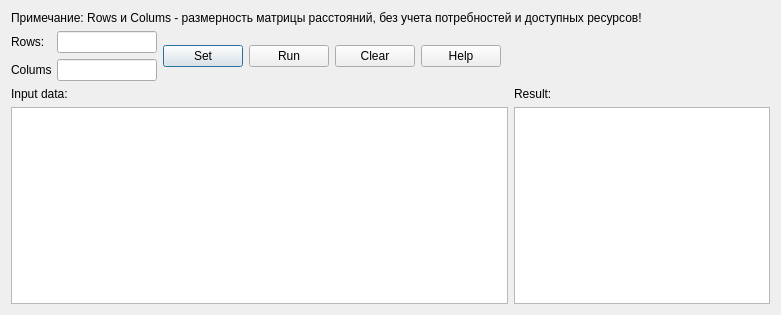
<?xml version="1.0" encoding="UTF-8"?>
<ui version="4.0">
 <class>Dialog</class>
 <widget class="QDialog" name="Dialog">
  <property name="geometry">
   <rect>
    <x>0</x>
    <y>0</y>
    <width>781</width>
    <height>315</height>
   </rect>
  </property>
  <property name="windowTitle">
   <string>Dialog</string>
  </property>
  <layout class="QVBoxLayout" name="verticalLayout_4">
   <item>
    <layout class="QVBoxLayout" name="verticalLayout_3">
     <item>
      <widget class="QLabel" name="label_5">
       <property name="text">
        <string>Примечание: Rows и Colums - размерность матрицы расстояний, без учета потребностей и доступных ресурсов!</string>
       </property>
      </widget>
     </item>
     <item>
      <layout class="QFormLayout" name="formLayout">
       <item row="0" column="0">
        <layout class="QHBoxLayout" name="horizontalLayout_3">
         <item>
          <layout class="QVBoxLayout" name="verticalLayout">
           <item>
            <layout class="QHBoxLayout" name="horizontalLayout">
             <property name="sizeConstraint">
              <enum>QLayout::SetDefaultConstraint</enum>
             </property>
             <item>
              <widget class="QLabel" name="label">
               <property name="maximumSize">
                <size>
                 <width>40</width>
                 <height>16777215</height>
                </size>
               </property>
               <property name="text">
                <string>Rows:</string>
               </property>
              </widget>
             </item>
             <item>
              <widget class="QLineEdit" name="lineEdit">
               <property name="maximumSize">
                <size>
                 <width>100</width>
                 <height>16777215</height>
                </size>
               </property>
               <property name="alignment">
                <set>Qt::AlignRight|Qt::AlignTrailing|Qt::AlignVCenter</set>
               </property>
              </widget>
             </item>
            </layout>
           </item>
           <item>
            <layout class="QHBoxLayout" name="horizontalLayout_2">
             <item>
              <widget class="QLabel" name="label_2">
               <property name="maximumSize">
                <size>
                 <width>40</width>
                 <height>16777215</height>
                </size>
               </property>
               <property name="text">
                <string>Colums:</string>
               </property>
              </widget>
             </item>
             <item>
              <widget class="QLineEdit" name="lineEdit_2">
               <property name="maximumSize">
                <size>
                 <width>100</width>
                 <height>16777215</height>
                </size>
               </property>
               <property name="alignment">
                <set>Qt::AlignRight|Qt::AlignTrailing|Qt::AlignVCenter</set>
               </property>
              </widget>
             </item>
            </layout>
           </item>
          </layout>
         </item>
         <item>
          <widget class="QPushButton" name="pushButton">
           <property name="text">
            <string>Set</string>
           </property>
          </widget>
         </item>
         <item>
          <widget class="QPushButton" name="pushButton_2">
           <property name="text">
            <string>Run</string>
           </property>
          </widget>
         </item>
         <item>
          <widget class="QPushButton" name="pushButton_3">
           <property name="text">
            <string>Clear</string>
           </property>
          </widget>
         </item>
         <item>
          <widget class="QPushButton" name="pushButton_4">
           <property name="text">
            <string>Help</string>
           </property>
          </widget>
         </item>
        </layout>
       </item>
       <item row="1" column="0">
        <widget class="QLabel" name="label_4">
         <property name="text">
          <string>Input data:</string>
         </property>
        </widget>
       </item>
       <item row="1" column="1">
        <widget class="QLabel" name="label_3">
         <property name="text">
          <string>Result:</string>
         </property>
        </widget>
       </item>
       <item row="2" column="0">
        <widget class="QTableView" name="tableView">
         <property name="minimumSize">
          <size>
           <width>497</width>
           <height>0</height>
          </size>
         </property>
        </widget>
       </item>
       <item row="2" column="1">
        <widget class="QTextBrowser" name="textBrowser">
         <property name="minimumSize">
          <size>
           <width>205</width>
           <height>0</height>
          </size>
         </property>
         <property name="maximumSize">
          <size>
           <width>500</width>
           <height>16777215</height>
          </size>
         </property>
        </widget>
       </item>
      </layout>
     </item>
    </layout>
   </item>
  </layout>
 </widget>
 <layoutdefault spacing="6" margin="11"/>
 <resources/>
 <connections/>
</ui>
